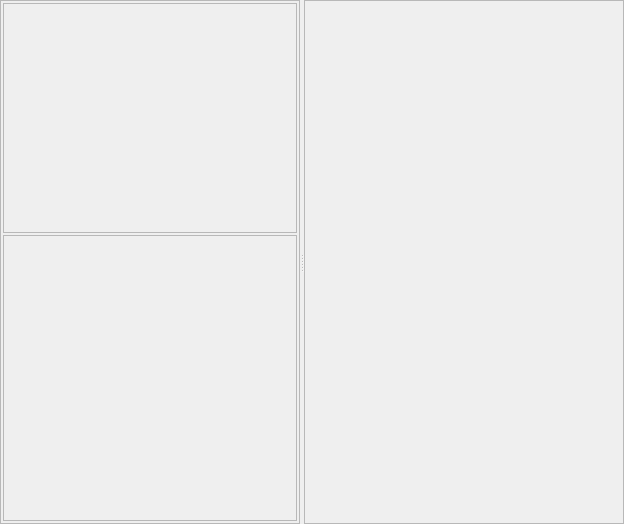
<?xml version="1.0" encoding="UTF-8"?>
<ui version="4.0">
 <class>Form</class>
 <widget class="QWidget" name="Form">
  <property name="geometry">
   <rect>
    <x>0</x>
    <y>0</y>
    <width>624</width>
    <height>524</height>
   </rect>
  </property>
  <property name="windowTitle">
   <string>Form</string>
  </property>
  <layout class="QVBoxLayout" name="verticalLayout">
   <property name="spacing">
    <number>0</number>
   </property>
   <property name="margin">
    <number>0</number>
   </property>
   <item>
    <widget class="QSplitter" name="splitter">
     <property name="orientation">
      <enum>Qt::Horizontal</enum>
     </property>
     <widget class="QFrame" name="widgetsParent">
      <property name="maximumSize">
       <size>
        <width>300</width>
        <height>16777215</height>
       </size>
      </property>
      <property name="layoutDirection">
       <enum>Qt::LeftToRight</enum>
      </property>
      <property name="frameShape">
       <enum>QFrame::StyledPanel</enum>
      </property>
      <property name="frameShadow">
       <enum>QFrame::Raised</enum>
      </property>
      <layout class="QVBoxLayout" name="widgetLayoutParent">
       <property name="spacing">
        <number>2</number>
       </property>
       <property name="margin">
        <number>2</number>
       </property>
       <item>
        <widget class="QFrame" name="frame">
         <property name="maximumSize">
          <size>
           <width>16777215</width>
           <height>230</height>
          </size>
         </property>
         <property name="frameShape">
          <enum>QFrame::StyledPanel</enum>
         </property>
         <property name="frameShadow">
          <enum>QFrame::Raised</enum>
         </property>
         <layout class="QVBoxLayout" name="plot2Layout">
          <property name="spacing">
           <number>0</number>
          </property>
          <property name="margin">
           <number>0</number>
          </property>
         </layout>
        </widget>
       </item>
       <item>
        <widget class="QFrame" name="widgets">
         <property name="frameShape">
          <enum>QFrame::StyledPanel</enum>
         </property>
         <property name="frameShadow">
          <enum>QFrame::Raised</enum>
         </property>
         <layout class="QVBoxLayout" name="widgetLayout">
          <property name="spacing">
           <number>2</number>
          </property>
          <property name="margin">
           <number>2</number>
          </property>
         </layout>
        </widget>
       </item>
      </layout>
     </widget>
     <widget class="QFrame" name="plotFrame">
      <property name="frameShape">
       <enum>QFrame::StyledPanel</enum>
      </property>
      <property name="frameShadow">
       <enum>QFrame::Raised</enum>
      </property>
      <layout class="QVBoxLayout" name="plotLayout">
       <property name="spacing">
        <number>0</number>
       </property>
       <property name="margin">
        <number>0</number>
       </property>
      </layout>
     </widget>
    </widget>
   </item>
  </layout>
 </widget>
 <resources/>
 <connections/>
</ui>
